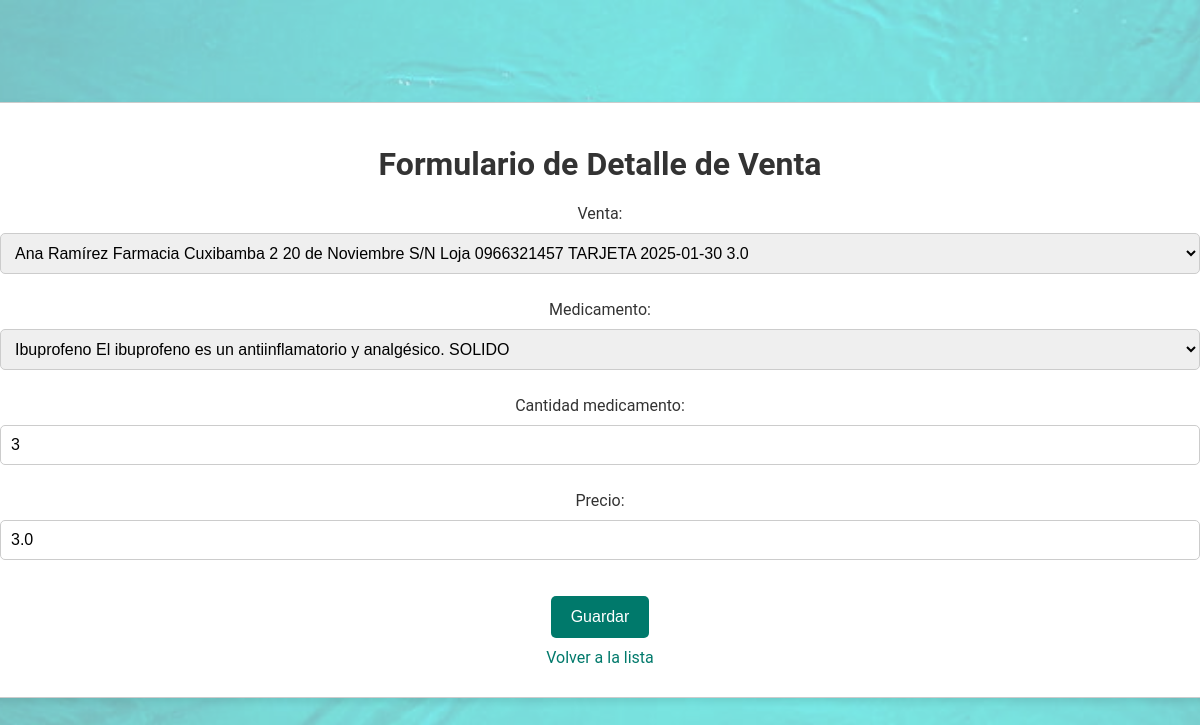
Page /detalles_venta/2/update/ on the committed database.
### Farmacia/models.py (models this page shows, shortened)
class DetalleVenta(models.Model):
    venta = models.ForeignKey(Venta, on_delete=models.CASCADE, related_name='detalles_venta')
    medicamento = models.ForeignKey(Medicamento, on_delete=models.CASCADE, related_name='detalles_venta')
    cantidad_medicamento = models.IntegerField()
    precio = models.FloatField()

### Farmacia/views.py (the view)
# urls.py: path('detalles_venta/<int:pk>/update/', views.detalle_venta_update, name='detalle_venta_update'),
def detalle_venta_update(request, pk):
    detalle_venta = get_object_or_404(DetalleVenta, pk=pk)
    if request.method == 'POST':
        form = DetalleVentaForm(request.POST, instance=detalle_venta)
        if form.is_valid():
            form.save()
            return redirect('detalle_venta_list')
    else:
        form = DetalleVentaForm(instance=detalle_venta)
    return render(request, 'detalles_venta/detalle_venta_form.html', {'form': form})

### Farmacia/forms.py
class DetalleVentaForm(forms.ModelForm):
    class Meta:
        model = DetalleVenta
        fields = ['venta', 'medicamento', 'cantidad_medicamento', 'precio']

### Farmacia/models.py (called while the page is built)
    def __str__(self):
        return self.nombre

    def __str__(self):
        return f'{self.calle_principal} {self.calle_secundaria} {self.ciudad}'

    def __str__(self):
        return f'{self.nombre} {self.dirección} {self.teléfono}'

    def __str__(self):
        return f'{self.cliente} {self.sucursal} {self.tipo_pago} {self.fecha} {self.total}'

    def __str__(self):
        return f'{self.nombre_medicamento} {self.descripcion} {self.presentación}'

### templates/detalles_venta/detalle_venta_form.html (shortened to what this page needs)
<!DOCTYPE html>
<html lang="es">
<head>
    {% load static %}
    <link rel="stylesheet" href="{% static 'css/tablas.css' %}">
</head>
<body>
    <div class="container">
        <h1>Formulario de Detalle de Venta</h1>
        <form method="post">
            {{ form.as_p }}
            <button type="submit">Guardar</button>
        </form>
        <a href="{% url 'detalle_venta_list' %}">Volver a la lista</a>
    </div>
</body>
</html>

### static/css/tablas.css (style rules this page uses)
body { display: flex; justify-content: center; align-items: center; height: 100vh; margin: 0; font-family: 'Roboto', sans-serif; background: #f0f0f0; flex-direction: column; color: #333; }
.container { width: 100%; max-width: 100%; margin: 0; border: 1px solid #ccc; border-radius: 10px; overflow-x: auto; box-shadow: 0 4px 8px rgba(0, 0, 0, 0.1); padding: 20px; background-color: #fff; text-align: center; min-width: 700px; }
a { display: inline-block; margin: 10px 0; color: #00796b; text-decoration: none; font-size: 16px; }
form button { background-color: #00796b; color: white; border: none; padding: 12px 20px; border-radius: 5px; cursor: pointer; font-size: 16px; transition: background-color 0.3s ease, transform 0.3s ease; margin-top: 10px; }
form input[type="text"], form input[type="email"], form input[type="password"], form input[type="number"], form select, form textarea { width: 100%; padding: 10px; margin: 10px 0; border: 1px solid #ccc; border-radius: 5px; box-sizing: border-box; font-size: 16px; }

### static/css/background.css (style rules this page uses)
body::before { content: ""; position: fixed; top: 0; left: 0; width: 100%; height: 100%; background-image: url('../img/HD-wallpaper-turquoise-sea-underwater-turquoise.jpg'); background-size: cover; background-position: center; background-repeat: no-repeat; opacity: 0.5; z-index: -1; }

### rows in the picture
DetalleVenta: venta "Ana Ramírez Farmacia Cuxibamba 2 20 de Noviembre S/N Loja 0966321457 TARJETA 2025-01-30 3.0", medicamento "Ibuprofeno El ibuprofeno es un antiinflamatorio y analgésico. SOLIDO", cantidad_medicamento "3", precio "3.0"
